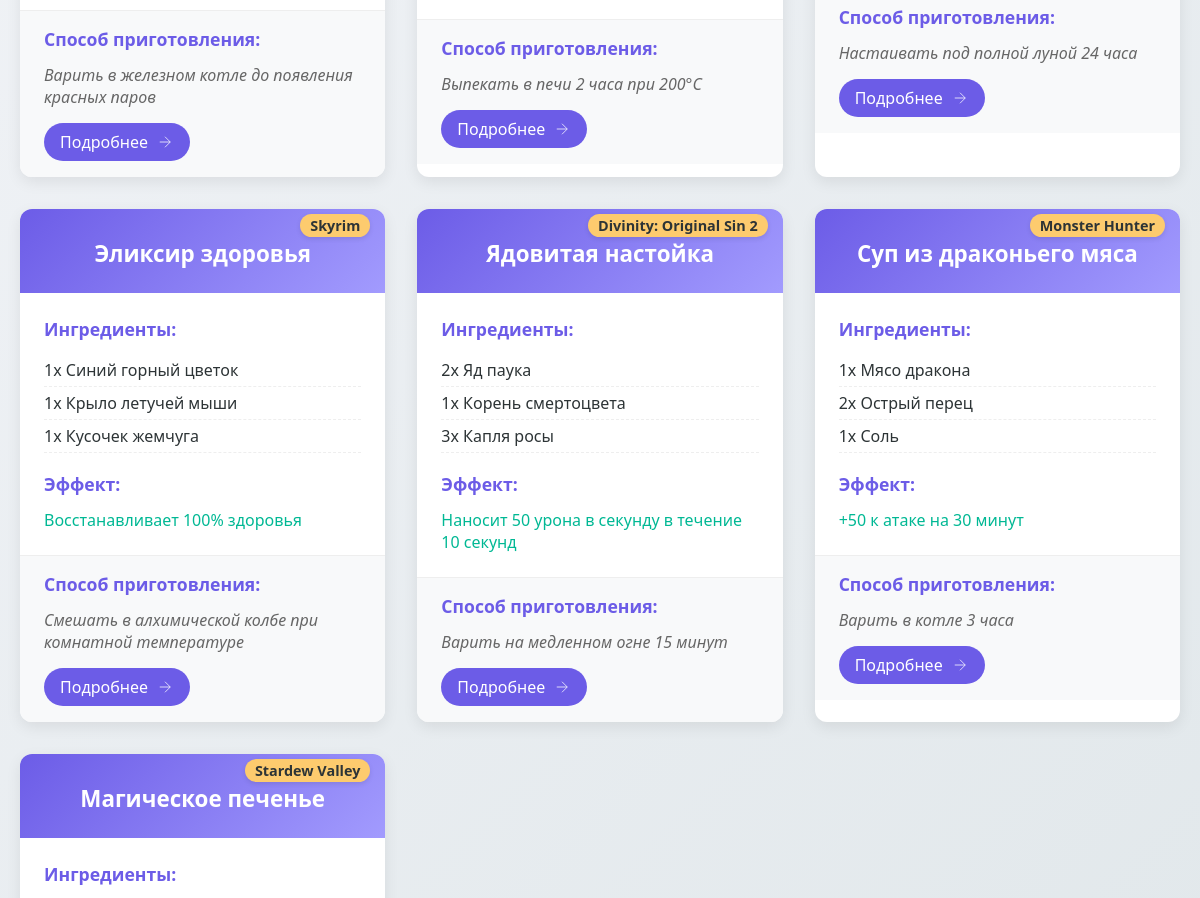
The app's page /catalog/ (middle part), older data.
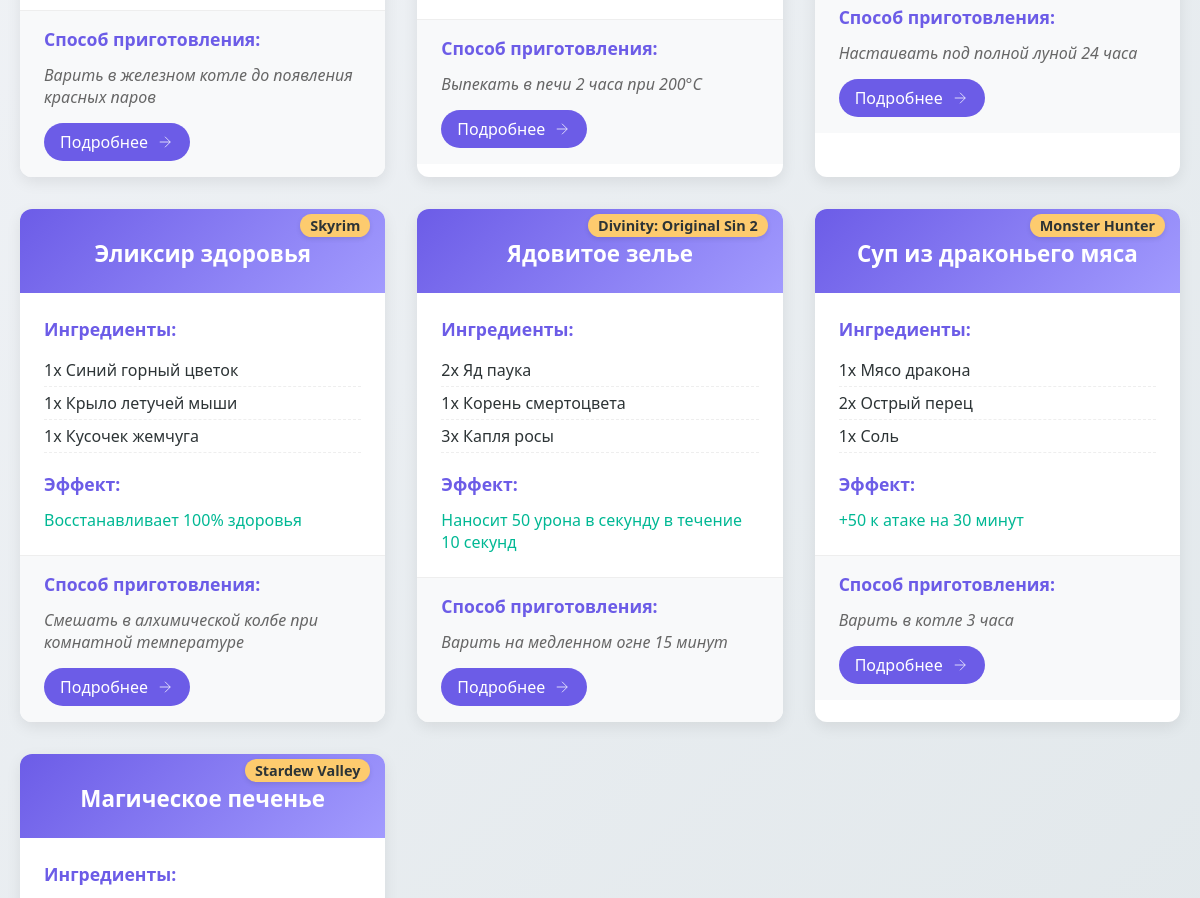
The same page, newer data.
### star/models.py (models this page shows)
class recipe(models.Model):
    title = models.CharField(max_length = 255, verbose_name = 'Название')
    slug = models.SlugField(max_length = 255, unique = True, db_index = True, verbose_name = 'slug')
    game = models.CharField(max_length = 255, verbose_name = 'Название игры')
    ingredients = models.JSONField(default =list, blank = True, verbose_name = 'Ингредиенты')
    effect = models.CharField(max_length = 255, verbose_name = 'Эффект')
    preparation = models.CharField(max_length = 255, verbose_name = 'Способ приготовления')
    time_create = models.DateTimeField(auto_now_add = True, verbose_name = 'Время создания')
    time_update = models.DateTimeField(auto_now = True, verbose_name = 'Время изменение')
    cat = models.ForeignKey('Category', on_delete = models.PROTECT, verbose_name = 'Категория')
    class Meta:
        verbose_name = 'Лучшие рецепты'
        verbose_name_plural = 'Лучшие рецепты'
        ordering = ['time_create']
        indexes = [
            models.Index(fields = ['time_create'])
        ]
    def get_absolute_url(self):
         return reverse('recipe', kwargs = {'recipe_slug' : self.slug})

### star/views.py (the view)
# urls.py: path('catalog/', views.catalog, name='catalog'),
def catalog(request):
    recipes = recipe.objects.all()
    categories = Category.objects.all()
    context = {
        'recipes': recipes,
        'categories': categories,
        'cat_selected': None,
        'title': 'Лучшие рецепты'
    }
    return render(request, 'star/catalog.html', context)

### star/models.py (called while the page is built)
    def get_absolute_url(self):
         return reverse('category', kwargs = {'cat_slug' : self.slug})

### star/templates/star/catalog.html (shortened to what this page needs)
{% extends 'star/base.html' %}
{% load static %}
{% block content %}
<section class="recipes-section">
    <link type="text/css" href="{% static 'star/css/catalog.css' %}" rel="stylesheet">
    <div class="recipes-grid">
        {% for recipe in recipes %}
        <div class="recipe-card">
            <div class="recipe-header">
                <h2>{{ recipe.title }}</h2>
                <span class="game-badge">{{ recipe.game }}</span>
            </div>
            <div class="recipe-content">
                <div class="ingredients">
                    <h3>Ингредиенты:</h3>
                    <ul>
                        {% for ingredient in recipe.ingredients %}
                        <li>{{ ingredient }}</li>
                        {% endfor %}
                    </ul>
                </div>
                <div class="recipe-effects">
                    <h3>Эффект:</h3>
                    <p>{{ recipe.effect }}</p>
                </div>
            </div>
            <div class="recipe-footer">
                <div class="preparation">
                    <h3>Способ приготовления:</h3>
                    <p>{{ recipe.preparation }}</p>
                    <a href="{{ recipe.get_absolute_url }}" class="details-btn">
                        <span>Подробнее</span>
                        <svg width="18" height="18" viewBox="0 0 24 24" fill="none" stroke="currentColor">
                            <path d="M5 12h14M12 5l7 7-7 7"/>
                        </svg>
                    </a>
                </div>
            </div>
        </div>
        {% endfor %}
    </div>
</section>
{% endblock %}

Row changes from the older to the newer data that the page shows:
changed recipe "Наносит 50 урона в секунду в течение 10 секунд": title "Ядовитая настойка" → "Ядовитое зелье"
